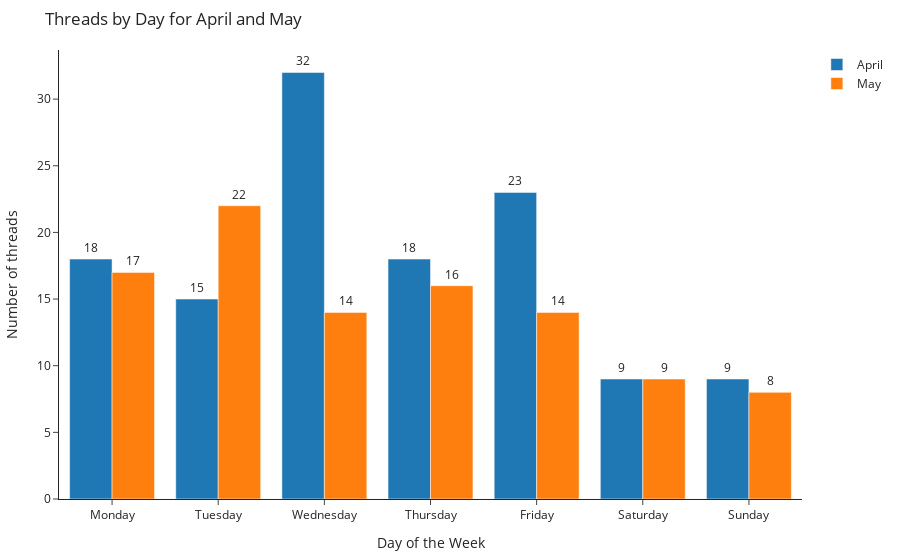

This figure's notebook cell:
### Markdown cell above
### Busiest day

### Code cell
import pandas as pd
import plotly.graph_objects as go

def graph_busy_day(df_april, df_may):
    # Extract day and hour from 'created_at' column
    df_april['Day'] = df_april['created_at'].dt.day_name()
    df_may['Day'] = df_may['created_at'].dt.day_name()

    # Count threads by day for April and May
    df_busy_day_april = df_april.groupby(['Day']).agg({'id': 'count'}).reset_index().rename(columns={'id': 'number_of_threads_april'})
    df_busy_day_may = df_may.groupby(['Day']).agg({'id': 'count'}).reset_index().rename(columns={'id': 'number_of_threads_may'})

    # Merge the data frames
    df_busy_day = pd.merge(df_busy_day_april, df_busy_day_may, on='Day', how='outer').fillna(0)

    # Convert the 'Day' column to a categorical type with the specified order
    df_busy_day['Day'] = pd.Categorical(df_busy_day['Day'],
                                        categories=['Monday', 'Tuesday', 'Wednesday', 'Thursday', 'Friday', 'Saturday', 'Sunday'],
                                        ordered=True)

    # Sort the DataFrame by the 'Day' column
    df_busy_day = df_busy_day.sort_values(by='Day')

    # Create a grouped bar chart
    fig = go.Figure()

    fig.add_trace(go.Bar(
        x=df_busy_day['Day'],
        y=df_busy_day['number_of_threads_april'],
        name='April',
        text=df_busy_day['number_of_threads_april'],
        textposition='outside',
        marker=dict(color='#1f77b4'),
        hovertemplate='%{x} April: %{y} threads<extra></extra>'
    ))

    fig.add_trace(go.Bar(
        x=df_busy_day['Day'],
        y=df_busy_day['number_of_threads_may'],
        name='May',
        text=df_busy_day['number_of_threads_may'],
        textposition='outside',
        marker=dict(color='#ff7f0e'),
        hovertemplate='%{x} May: %{y} threads<extra></extra>'
    ))

    # Update layout
    fig.update_layout(
        barmode='group',
        title='Threads by Day for April and May',
        xaxis=dict(title='Day of the Week'),
        yaxis=dict(title='Number of threads'),
        hoverlabel=dict(bgcolor='#000', font_color='#fff'),
        margin=dict(t=50, l=50, r=50, b=50)
    )
    fig.update_yaxes(showgrid=False)

    return fig

# Example usage
df_april = df[df['created_at'].dt.month == 4]
df_may = df[df['created_at'].dt.month == 5]
fig = graph_busy_day(df_april, df_may)
fig.show()

### Figure 1 — Plotly figure (JSON) as saved in the notebook; plotly's stock layout.template omitted (floating-point values rounded to 4 significant figures)
{"data": [{"hovertemplate": "%{x} April: %{y} threads<extra></extra>", "marker": {"color": "#1f77b4"}, "name": "April", "text": [18, 15, 32, 18, 23, 9, 9], "textposition": "outside", "type": "bar", "x": ["Monday", "Tuesday", "Wednesday", "Thursday", "Friday", "Saturday", "Sunday"], "y": [18, 15, 32, 18, 23, 9, 9]}, {"hovertemplate": "%{x} May: %{y} threads<extra></extra>", "marker": {"color": "#ff7f0e"}, "name": "May", "text": [17, 22, 14, 16, 14, 9, 8], "textposition": "outside", "type": "bar", "x": ["Monday", "Tuesday", "Wednesday", "Thursday", "Friday", "Saturday", "Sunday"], "y": [17, 22, 14, 16, 14, 9, 8]}], "layout": {"autosize": true, "barmode": "group", "hoverlabel": {"bgcolor": "#000", "font": {"color": "#fff"}}, "margin": {"b": 50, "l": 50, "r": 50, "t": 50}, "title": {"text": "Threads by Day for April and May"}, "xaxis": {"autorange": true, "range": [-0.5, 6.5], "title": {"text": "Day of the Week"}, "type": "category"}, "yaxis": {"autorange": true, "range": [0, 33.68], "showgrid": false, "title": {"text": "Number of threads"}, "type": "linear"}}}
